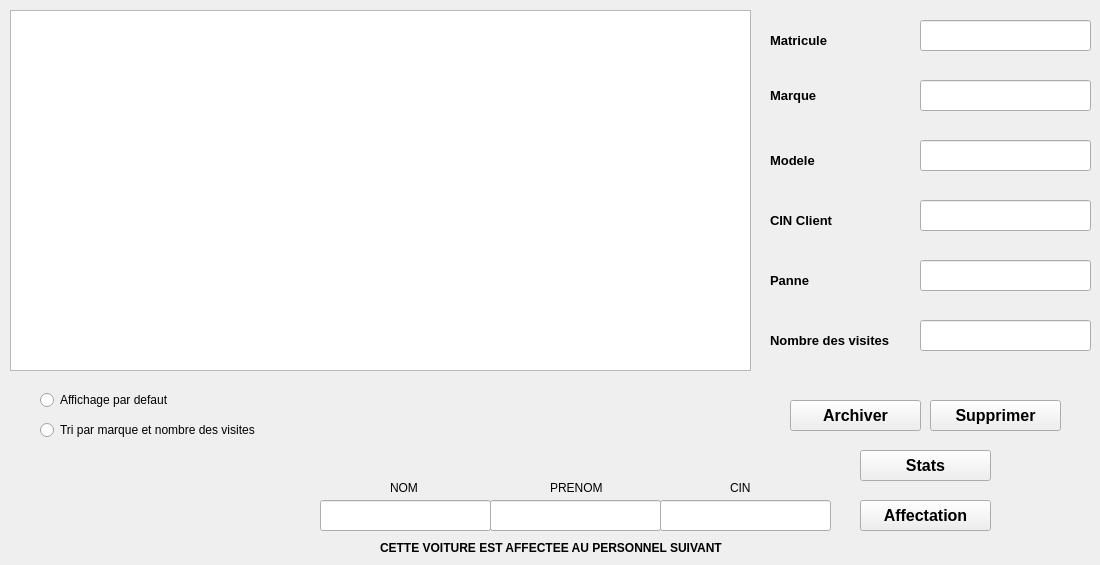
      <widget class="QWidget" name="tab_6">
       <attribute name="title">
        <string>AFFICHAGE</string>
       </attribute>
       <widget class="QTableView" name="tabvoit">
        <property name="geometry">
         <rect>
          <x>10</x>
          <y>10</y>
          <width>741</width>
          <height>361</height>
         </rect>
        </property>
       </widget>
       <widget class="QLineEdit" name="b">
        <property name="geometry">
         <rect>
          <x>920</x>
          <y>200</y>
          <width>171</width>
          <height>31</height>
         </rect>
        </property>
        <property name="styleSheet">
         <string notr="true"/>
        </property>
        <property name="text">
         <string/>
        </property>
       </widget>
       <widget class="QLineEdit" name="c">
        <property name="geometry">
         <rect>
          <x>920</x>
          <y>80</y>
          <width>171</width>
          <height>31</height>
         </rect>
        </property>
        <property name="styleSheet">
         <string notr="true"/>
        </property>
        <property name="text">
         <string/>
        </property>
       </widget>
       <widget class="QLineEdit" name="d">
        <property name="geometry">
         <rect>
          <x>920</x>
          <y>260</y>
          <width>171</width>
          <height>31</height>
         </rect>
        </property>
        <property name="styleSheet">
         <string notr="true"/>
        </property>
        <property name="text">
         <string/>
        </property>
       </widget>
       <widget class="QLineEdit" name="e">
        <property name="geometry">
         <rect>
          <x>920</x>
          <y>320</y>
          <width>171</width>
          <height>31</height>
         </rect>
        </property>
        <property name="styleSheet">
         <string notr="true"/>
        </property>
        <property name="text">
         <string/>
        </property>
       </widget>
       <widget class="QLineEdit" name="f">
        <property name="geometry">
         <rect>
          <x>920</x>
          <y>140</y>
          <width>171</width>
          <height>31</height>
         </rect>
        </property>
        <property name="styleSheet">
         <string notr="true"/>
        </property>
        <property name="text">
         <string/>
        </property>
       </widget>
       <widget class="QLineEdit" name="matric_2">
        <property name="geometry">
         <rect>
          <x>920</x>
          <y>20</y>
          <width>171</width>
          <height>31</height>
         </rect>
        </property>
        <property name="styleSheet">
         <string notr="true"/>
        </property>
        <property name="text">
         <string/>
        </property>
       </widget>
       <widget class="QPushButton" name="pb_sup">
        <property name="geometry">
         <rect>
          <x>930</x>
          <y>400</y>
          <width>131</width>
          <height>31</height>
         </rect>
        </property>
        <property name="font">
         <font>
          <pointsize>12</pointsize>
          <weight>75</weight>
          <bold>true</bold>
         </font>
        </property>
        <property name="cursor">
         <cursorShape>OpenHandCursor</cursorShape>
        </property>
        <property name="styleSheet">
         <string notr="true"/>
        </property>
        <property name="text">
         <string>Supprimer</string>
        </property>
       </widget>
       <widget class="QPushButton" name="pb_archv">
        <property name="geometry">
         <rect>
          <x>790</x>
          <y>400</y>
          <width>131</width>
          <height>31</height>
         </rect>
        </property>
        <property name="font">
         <font>
          <pointsize>12</pointsize>
          <weight>75</weight>
          <bold>true</bold>
         </font>
        </property>
        <property name="cursor">
         <cursorShape>OpenHandCursor</cursorShape>
        </property>
        <property name="styleSheet">
         <string notr="true"/>
        </property>
        <property name="text">
         <string>Archiver</string>
        </property>
       </widget>
       <widget class="QRadioButton" name="trimarque">
        <property name="geometry">
         <rect>
          <x>40</x>
          <y>420</y>
          <width>291</width>
          <height>20</height>
         </rect>
        </property>
        <property name="text">
         <string>Tri par marque et nombre des visites</string>
        </property>
       </widget>
       <widget class="QRadioButton" name="defaut">
        <property name="geometry">
         <rect>
          <x>40</x>
          <y>390</y>
          <width>171</width>
          <height>20</height>
         </rect>
        </property>
        <property name="text">
         <string>Affichage par defaut</string>
        </property>
       </widget>
       <widget class="QPushButton" name="pb_affecter">
        <property name="geometry">
         <rect>
          <x>860</x>
          <y>500</y>
          <width>131</width>
          <height>31</height>
         </rect>
        </property>
        <property name="font">
         <font>
          <pointsize>12</pointsize>
          <weight>75</weight>
          <bold>true</bold>
         </font>
        </property>
        <property name="cursor">
         <cursorShape>OpenHandCursor</cursorShape>
        </property>
        <property name="styleSheet">
         <string notr="true"/>
        </property>
        <property name="text">
         <string>Affectation</string>
        </property>
       </widget>
       <widget class="QLineEdit" name="nomemp">
        <property name="geometry">
         <rect>
          <x>320</x>
          <y>500</y>
          <width>171</width>
          <height>31</height>
         </rect>
        </property>
        <property name="styleSheet">
         <string notr="true"/>
        </property>
        <property name="text">
         <string/>
        </property>
       </widget>
       <widget class="QLineEdit" name="prenomemp">
        <property name="geometry">
         <rect>
          <x>490</x>
          <y>500</y>
          <width>171</width>
          <height>31</height>
         </rect>
        </property>
        <property name="styleSheet">
         <string notr="true"/>
        </property>
        <property name="text">
         <string/>
        </property>
       </widget>
       <widget class="QLabel" name="label_4">
        <property name="geometry">
         <rect>
          <x>390</x>
          <y>480</y>
          <width>56</width>
          <height>16</height>
         </rect>
        </property>
        <property name="text">
         <string>NOM</string>
        </property>
       </widget>
       <widget class="QLabel" name="label_8">
        <property name="geometry">
         <rect>
          <x>550</x>
          <y>480</y>
          <width>56</width>
          <height>16</height>
         </rect>
        </property>
        <property name="text">
         <string>PRENOM</string>
        </property>
       </widget>
       <widget class="QLineEdit" name="cinemp">
        <property name="geometry">
         <rect>
          <x>660</x>
          <y>500</y>
          <width>171</width>
          <height>31</height>
         </rect>
        </property>
        <property name="styleSheet">
         <string notr="true"/>
        </property>
        <property name="text">
         <string/>
        </property>
       </widget>
       <widget class="QLabel" name="cine">
        <property name="geometry">
         <rect>
          <x>730</x>
          <y>480</y>
          <width>56</width>
          <height>16</height>
         </rect>
        </property>
        <property name="text">
         <string>CIN</string>
        </property>
       </widget>
       <widget class="QLabel" name="label_9">
        <property name="geometry">
         <rect>
          <x>380</x>
          <y>540</y>
          <width>441</width>
          <height>16</height>
         </rect>
        </property>
        <property name="font">
         <font>
          <pointsize>9</pointsize>
          <weight>75</weight>
          <bold>true</bold>
         </font>
        </property>
        <property name="text">
         <string>CETTE VOITURE EST AFFECTEE AU PERSONNEL SUIVANT</string>
        </property>
       </widget>
       <widget class="QLabel" name="label_10">
        <property name="geometry">
         <rect>
          <x>770</x>
          <y>30</y>
          <width>91</width>
          <height>21</height>
         </rect>
        </property>
        <property name="font">
         <font>
          <pointsize>10</pointsize>
          <weight>75</weight>
          <bold>true</bold>
         </font>
        </property>
        <property name="styleSheet">
         <string notr="true"/>
        </property>
        <property name="text">
         <string>Matricule</string>
        </property>
       </widget>
       <widget class="QLabel" name="label_11">
        <property name="geometry">
         <rect>
          <x>770</x>
          <y>80</y>
          <width>71</width>
          <height>31</height>
         </rect>
        </property>
        <property name="font">
         <font>
          <pointsize>10</pointsize>
          <weight>75</weight>
          <bold>true</bold>
         </font>
        </property>
        <property name="text">
         <string>Marque</string>
        </property>
       </widget>
       <widget class="QLabel" name="label_12">
        <property name="geometry">
         <rect>
          <x>770</x>
          <y>150</y>
          <width>111</width>
          <height>20</height>
         </rect>
        </property>
        <property name="font">
         <font>
          <pointsize>10</pointsize>
          <weight>75</weight>
          <bold>true</bold>
         </font>
        </property>
        <property name="styleSheet">
         <string notr="true"/>
        </property>
        <property name="text">
         <string>Modele</string>
        </property>
       </widget>
       <widget class="QLabel" name="label_13">
        <property name="geometry">
         <rect>
          <x>770</x>
          <y>210</y>
          <width>181</width>
          <height>20</height>
         </rect>
        </property>
        <property name="font">
         <font>
          <pointsize>10</pointsize>
          <weight>75</weight>
          <bold>true</bold>
         </font>
        </property>
        <property name="styleSheet">
         <string notr="true"/>
        </property>
        <property name="text">
         <string>CIN Client</string>
        </property>
       </widget>
       <widget class="QLabel" name="label_14">
        <property name="geometry">
         <rect>
          <x>770</x>
          <y>270</y>
          <width>181</width>
          <height>20</height>
         </rect>
        </property>
        <property name="font">
         <font>
          <pointsize>10</pointsize>
          <weight>75</weight>
          <bold>true</bold>
         </font>
        </property>
        <property name="styleSheet">
         <string notr="true"/>
        </property>
        <property name="text">
         <string>Panne</string>
        </property>
       </widget>
       <widget class="QLabel" name="label_15">
        <property name="geometry">
         <rect>
          <x>770</x>
          <y>330</y>
          <width>181</width>
          <height>20</height>
         </rect>
        </property>
        <property name="font">
         <font>
          <pointsize>10</pointsize>
          <weight>75</weight>
          <bold>true</bold>
         </font>
        </property>
        <property name="styleSheet">
         <string notr="true"/>
        </property>
        <property name="text">
         <string>Nombre des visites</string>
        </property>
       </widget>
       <widget class="QPushButton" name="pb_archv_2">
        <property name="geometry">
         <rect>
          <x>860</x>
          <y>450</y>
          <width>131</width>
          <height>31</height>
         </rect>
        </property>
        <property name="font">
         <font>
          <pointsize>12</pointsize>
          <weight>75</weight>
          <bold>true</bold>
         </font>
        </property>
        <property name="cursor">
         <cursorShape>OpenHandCursor</cursorShape>
        </property>
        <property name="styleSheet">
         <string notr="true"/>
        </property>
        <property name="text">
         <string>Stats</string>
        </property>
       </widget>
      </widget>
